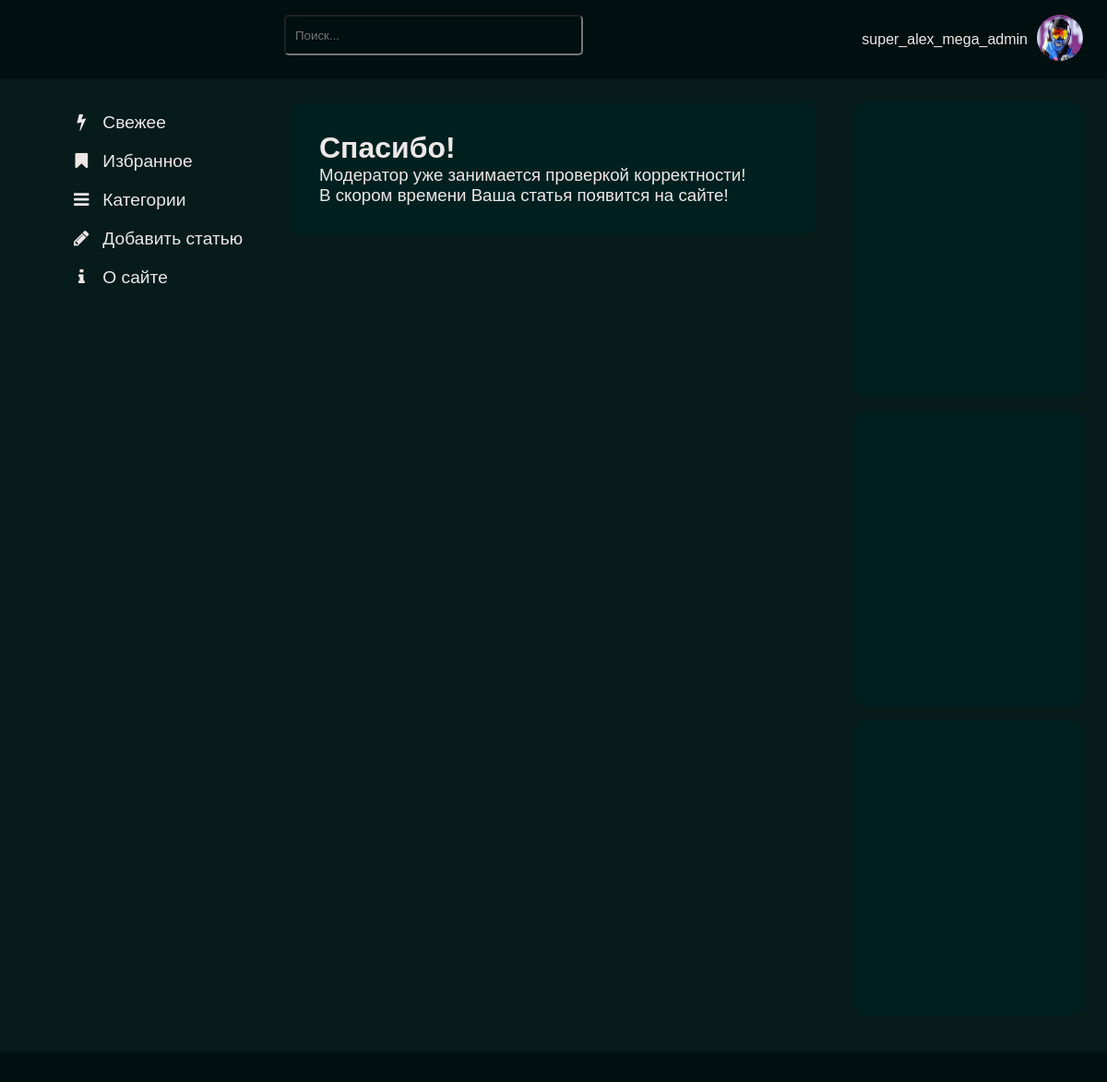
/th_add_post/ (signed in), run on the app's committed database.
### users/models.py (models this page shows)
class User(AbstractUser):
    photo = models.ImageField(upload_to="users/%Y/%m/%d/", blank=True, null=True, verbose_name="Фотография")
    date_birth = models.DateTimeField(blank=True, null=True, verbose_name="Дата рождения")
    specialization = models.CharField(max_length=255, verbose_name="Технологическая специализация")
    country_of_residence = models.CharField(max_length=255, verbose_name="Страна проживания")
    city_of_residence = models.CharField(max_length=255, verbose_name="Город проживания")
    website = models.CharField(max_length=255, verbose_name="Ссылка на сайт")
    github = models.CharField(max_length=255, verbose_name="Ссылка на профиль GitHub")
    education = models.CharField(max_length=255, verbose_name="Образование")
    employment_status = models.CharField(max_length=255,choices=EMPLOYMENTSTATUS, verbose_name="Трудовой статус")
    place_of_work = models.CharField(max_length=255, verbose_name="Место работы")
    work_experience = models.TextField(blank=True, verbose_name="Опишите опыт работы: где, сколько и кем работали")
    courses = models.TextField(blank=True, verbose_name="Перечислите курсы, которые проходили")
    skills = models.CharField(max_length=255, verbose_name="Перечислите через запятую hard и soft skills, которыми владете")
    about_me = models.TextField(blank=True, verbose_name="Расскажите о себе")
    hobby = models.CharField(max_length=255, verbose_name="Перечислите через запятую хобби, которыми увлекаетесь")
    publications = models.TextField(blank=True, verbose_name="Публикации")
    foreign_languages = models.ManyToManyField('ForeignLanguagesList', blank=True, related_name='foreign_languages', verbose_name="Перечислите через запятую языки, которыми владеете")

### articles/views.py (the view)
# urls.py: path('th_add_post/', views.ThAddPost.as_view(), name='th_add_post'),
class ThAddPost(DataMixin, ListView):
    template_name = 'articles/th_add_post.html'
    context_object_name = 'posts'
    title_page = 'Спасибо!'
    def get_queryset(self):
        return Article.published.all().select_related('cat')

### articles/models.py (called while the page is built)
    def get_queryset(self):
        return super().get_queryset().filter(is_published=Article.Status.PUBLISHED).filter(status_moderate=Article.StatusModerate.MODERATE)

### users/context_processors.py (called while the page is built)
def get_articles_context(request):
    return {'main_menu': menu,}

### articles/templates/articles/th_add_post.html
{% extends 'base.html' %}
{% block content %}
<div class="article">
    <h1> Спасибо!</h1>
    <h3> Модератор уже занимается проверкой корректности! <br> В скором времени Ваша статья появится на сайте!</h3>
</div>
{% endblock %}

### templates/base.html (shortened to what this page needs)
{% load static %}
<!DOCTYPE html>
<html lang="ru">
<head>
<link rel="stylesheet" href="{% static 'articles/css/font-awesome-4.7.0/css/font-awesome.min.css' %}">
<link type="text/css" href="{% static 'articles/css/style.css' %}" rel="stylesheet" />
<link type="text/css" href="{% static 'articles/css/prism.css' %}" rel="stylesheet" />
</head>
<body id="data">
<div class="holy-grail-grid">
<header class="header">
  <div class="user_block">
    <div class="user_name">
    {% if user.is_authenticated %}
      {{user.username}}
    {% else %}
      <a href="{% url 'users:login' %}">Войти</a><br>
      <a href="{% url 'users:register' %}">Регистрация</a>
    {% endif %}
    </div>
    <div class="user_photo">
        <div class="dropdown">
            <button class="dropbtn">
                {% if user.photo %}
                <p><img src="{{ user.photo.url }}">
                {% else %}
                <p><img src="{{ default_image }}">
              {% endif %}
            </button>
        </div>
    </div>
    </div>
    <form action="{% url 'search_results' %}" method="get">
        <input class="search_input" name="q" type="text" placeholder="Поиск...">
    </form>
</header>
<main class="main-content">
  {% block content %} {% endblock %}<br>
</main>
<section class="left-sidebar">
  <div class="menu">
  {% for m in main_menu %}
  {% url m.url_name as urlname %}
  {% if urlname == request.path %}
  <p><a href="{% url m.url_name %}"><i class="{{ m.class }}" aria-hidden="true"></i>&nbsp; {{m.title}}</a></p>
  {% else %}
  <p><a href="{% url m.url_name %}"><i class="{{ m.class }}" aria-hidden="true"></i>&nbsp; {{m.title}}</a></p>
  {% endif %}
  {% endfor %}
  </div>
</section>
<aside class="right-sidebar">
  <div class="last_comments" style="background-color: #002020; height: 300px; border-radius: 15px; padding: 10px; margin-bottom: 15px;"></div>
  <div class="last_comments" style="background-color: #002020; height: 300px; border-radius: 15px; padding: 10px; margin-bottom: 15px"></div>
  <div class="last_comments" style="background-color: #002020; height: 300px; border-radius: 15px; padding: 10px; margin-bottom: 15px"></div>
</aside>
<footer class="footer">
</footer>
</div>
</body>
</html>

### articles/static/articles/css/style.css (style rules this page uses)
* { margin: 0; padding: 0; color: rgb(238, 231, 231); font-family:sans-serif; font-style: normal; font-weight: normal; }
h1 { font-weight:900; }
a { outline: none; text-decoration: none; }
.holy-grail-grid { display: grid; grid-template-areas: 'header' 'main-content' 'left-sidebar' 'right-sidebar' 'footer'; }
.holy-grail-grid>* { padding: 1rem; }
.holy-grail-grid>.header { left: 0; right: 0; top: 0; min-height: 50px; position: sticky; grid-area: header; background: #000f0f; z-index: 1000; }
.user_block { float: right; text-align: right; display: flex; align-items: center; margin-right: 10px; }
.user_name { float: left; margin-right: 10px; }
.user_photo { float: right; }
.user_photo img { width: 50px; height: 50px; border-radius: 25px; }
.dropbtn { background-color: #000f0f; border: none; }
.dropdown { position: relative; display: inline-block; }
.holy-grail-grid>.main-content { grid-area: main-content; background-color: #071B1B; }
.holy-grail-grid>.left-sidebar { background-color: #071B1B; grid-area: left-sidebar; }
.left-sidebar p { margin: 20px; }
.holy-grail-grid>.right-sidebar { background-color: #071B1B; grid-area: right-sidebar; padding: 25px; }
.holy-grail-grid>.footer { grid-area: footer; background: #000f0f; }
.article { background-color: #002020; border-radius: 10px; padding: 30px; margin-top: 10px; margin-bottom: 20px; overflow: hidden; }
.search_input { background-color: #000f0f; border-radius: 5px; float: left; width: 300px; height: 20px; margin-left: 25%; padding: 10px; display: block; }
@media (min-width:320px) { .holy-grail-grid { grid-template-columns: 1fr 1fr; grid-template-areas: 'header header' 'left-sidebar left-sidebar' 'main-content main-content' 'right-sidebar right-sidebar' 'footer footer'; } }
@media (min-width:768px) { .holy-grail-grid { grid-template-columns: 1fr 1fr; grid-template-areas: 'header header' 'left-sidebar left-sidebar' 'main-content main-content' 'right-sidebar right-sidebar' 'footer footer'; } }
@media (min-width:1024px) { .holy-grail-grid { grid-template-columns: repeat(4, 1fr); grid-template-areas: 'header header header header' 'left-sidebar main-content main-content right-sidebar' 'footer footer footer footer'; } }
@media (min-width:1024px) { .menu { position: fixed; margin-left: 40px; } }
@media (min-width:1024px) { .menu a { font-size: larger; } }

### data on the page
User: username "super_alex_mega_admin", photo (picture)

### other printed values
{{ m.title }} "Свежее" "Избранное" "Категории" "Добавить статью" "О сайте"
